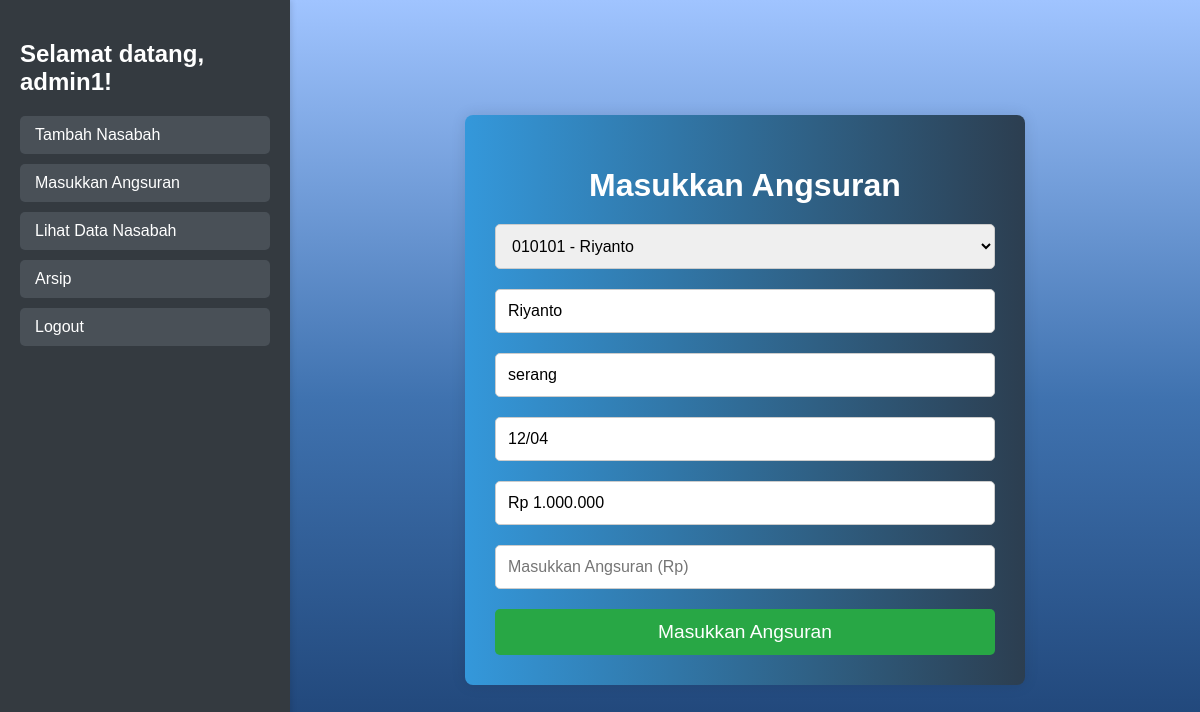
The page /index.html/masukan_angsuran.php?nik=010101 (signed in) on the database its author committed.
### tables this page shows
CREATE TABLE `nasabah` (
  `id` int(11) NOT NULL,
  `nik` varchar(16) NOT NULL,
  `nama` varchar(100) NOT NULL,
  `alamat` text NOT NULL,
  `rt_rw` varchar(10) NOT NULL,
  `pinjaman` decimal(15,2) NOT NULL,
  `saldo` decimal(15,2) DEFAULT NULL,
  `angsuran1` decimal(10,2) DEFAULT NULL,
  `angsuran1_date` datetime DEFAULT NULL,
  `angsuran2` decimal(10,2) DEFAULT NULL,
  `angsuran2_date` datetime DEFAULT NULL,
  `angsuran3` decimal(10,2) DEFAULT NULL,
  `angsuran3_date` datetime DEFAULT NULL,
  `angsuran4` decimal(10,2) DEFAULT NULL,
  `angsuran4_date` datetime DEFAULT NULL,
  `angsuran5` decimal(10,2) DEFAULT NULL,
  `angsuran5_date` datetime DEFAULT NULL,
  `angsuran6` decimal(10,2) DEFAULT NULL,
  `angsuran6_date` datetime DEFAULT NULL,
  `angsuran7` decimal(10,2) DEFAULT NULL,
  `angsuran7_date` datetime DEFAULT NULL,
  `angsuran8` decimal(10,2) DEFAULT NULL,
  `angsuran8_date` datetime DEFAULT NULL,
  `angsuran9` decimal(10,2) DEFAULT NULL,
  `angsuran9_date` datetime DEFAULT NULL,
  `angsuran10` decimal(10,2) DEFAULT NULL,
  `angsuran10_date` datetime DEFAULT NULL
);

### index.html/masukan_angsuran.php (the view, shortened to what this page needs)
<?php
require 'connection.php';
$nasabahData = null;
$nik = null;
$nikQuery = "SELECT nik, nama FROM nasabah";
$nikResult = $conn->query($nikQuery);
if (isset($_GET['nik'])) {
    $nik = $_GET['nik'];
    $nasabahQuery = "SELECT * FROM nasabah WHERE nik = '$nik'";
    $nasabahResult = $conn->query($nasabahQuery);
    if ($nasabahResult->num_rows > 0) {
        $nasabahData = $nasabahResult->fetch_assoc();
    }
}
?>
<!DOCTYPE html>
<html lang="id">
<head>
</head>
<body>
    <div class="navbar">
        <h2>Selamat datang, <?php echo htmlspecialchars($_SESSION['username']); ?>!</h2>
        <a href="tambah_nasabah.php">Tambah Nasabah</a>
        <a href="masukan_angsuran.php">Masukkan Angsuran</a>
        <a href="lihat_data.php">Lihat Data Nasabah</a>
        <a href="arsip.php">Arsip</a>
        <a href="menu.php?logout=true" class="logout">Logout</a>
    </div>
    <div class="content">
        <div class="form-container">
            <h1>Masukkan Angsuran</h1>
            <form method="POST" action="masukan_angsuran.php">
                <select name="nik" id="nik" onchange="fetchData()">
                    <?php while ($row = $nikResult->fetch_assoc()): ?>
                        <option value="<?php echo $row['nik']; ?>" <?php echo (isset($nik) && $nik == $row['nik']) ? 'selected' : ''; ?>>
                            <?php echo $row['nik']; ?> - <?php echo $row['nama']; ?>
                        </option>
                    <?php endwhile; ?>
                </select>
                <?php if ($nasabahData): ?>
                    <input type="text" id="nama" name="nama" placeholder="Nama" value="<?php echo htmlspecialchars($nasabahData['nama']); ?>" readonly>
                    <input type="text" id="alamat" name="alamat" placeholder="Alamat" value="<?php echo htmlspecialchars($nasabahData['alamat']); ?>" readonly>
                    <input type="text" id="rt_rw" name="rt_rw" placeholder="RT/RW" value="<?php echo htmlspecialchars($nasabahData['rt_rw']); ?>" readonly>
                    <input type="text" id="pinjaman" name="pinjaman" placeholder="Pinjaman" value="<?php echo 'Rp ' . number_format($nasabahData['pinjaman'], 0, ',', '.'); ?>" readonly>
                <?php endif; ?>
                <input type="text" name="angsuran" id="angsuran" placeholder="Masukkan Angsuran (Rp)" required>
                <button type="submit">Masukkan Angsuran</button>
            </form>
        </div>
    </div>
</body>
</html>

### index.html/masukan_angsuran.php (style rules this page uses)
body { font-family: Arial, sans-serif; margin: 0; padding: 0; display: flex; height: 100vh; background: linear-gradient(to bottom, #a0c4ff, #3f72af, #1a3d6e); }
.navbar { width: 250px; background-color: #343a40; color: white; padding: 20px; box-shadow: 2px 0 5px rgba(0, 0, 0, 0.1); }
.navbar h2 { margin-bottom: 20px; font-size: 1.5em; }
.navbar a { display: block; color: white; text-decoration: none; padding: 10px 15px; margin-bottom: 10px; background-color: #495057; border-radius: 5px; }
.content { flex: 1; padding: 20px; display: flex; justify-content: center; align-items: center; }
.form-container { background: white; padding: 30px; border-radius: 8px; box-shadow: 0 0 15px rgba(0, 0, 0, 0.1); width: 100%; max-width: 500px; text-align: center; background: linear-gradient(to right, #3498db, #2c3e50); }
.form-container h1 { margin-bottom: 20px; color: white; font-size: 2em; }
.form-container input, .form-container select { padding: 12px; width: 100%; margin-bottom: 20px; border-radius: 5px; border: 1px solid #ccc; font-size: 1em; box-sizing: border-box; }
.form-container button { padding: 12px 15px; background-color: #28a745; color: white; border: none; border-radius: 5px; cursor: pointer; font-size: 1.2em; width: 100%; }

### rows shown on the page
nasabah: nama "Riyanto", alamat "serang", rt_rw "12/04", pinjaman "Rp 1.000.000"

### other values the page prints
$_SESSION['username'] "admin1"
form field nik "010101 - Riyanto"
